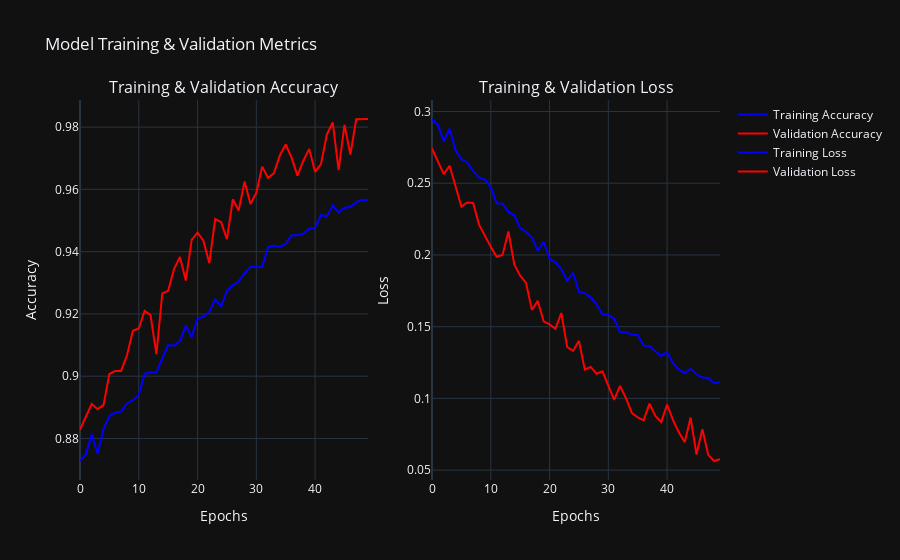

The notebook cell this image was saved under:
### Code cell
import plotly.graph_objects as go
from plotly.subplots import make_subplots
# Assuming history is the object returned from model.fit()

# Create the figure
fig = make_subplots(rows=1, cols=2, subplot_titles=('Training & Validation Accuracy', 'Training & Validation Loss'))

# Accuracy plot
fig.add_trace(
    go.Scatter(x=list(range(len(history.history['accuracy']))), y=history.history['accuracy'], 
               mode='lines', name='Training Accuracy', line=dict(color='blue')),
    row=1, col=1
)

fig.add_trace(
    go.Scatter(x=list(range(len(history.history['val_accuracy']))), y=history.history['val_accuracy'], 
               mode='lines', name='Validation Accuracy', line=dict(color='red')),
    row=1, col=1
)

# Loss plot
fig.add_trace(
    go.Scatter(x=list(range(len(history.history['loss']))), y=history.history['loss'], 
               mode='lines', name='Training Loss', line=dict(color='blue')),
    row=1, col=2
)

fig.add_trace(
    go.Scatter(x=list(range(len(history.history['val_loss']))), y=history.history['val_loss'], 
               mode='lines', name='Validation Loss', line=dict(color='red')),
    row=1, col=2
)

# Update layout for better visual appearance
fig.update_layout(
    title="Model Training & Validation Metrics",
    xaxis_title="Epochs",
    yaxis_title="Accuracy",
    xaxis2_title="Epochs",
    yaxis2_title="Loss",
    showlegend=True,
    template="plotly_dark"
)

# Show the plot
fig.show()

### Figure 1 — Plotly figure (JSON) as saved in the notebook; plotly's stock layout.template omitted (floating-point values rounded to 4 significant figures)
{"data": [{"line": {"color": "blue"}, "mode": "lines", "name": "Training Accuracy", "type": "scatter", "x": [0, 1, 2, 3, 4, 5, 6, 7, 8, 9, 10, 11, 12, 13, 14, 15, 16, 17, 18, 19, 20, 21, 22, 23, 24, 25, 26, 27, 28, 29, 30, 31, 32, 33, 34, 35, 36, 37, 38, 39, 40, 41, 42, 43, 44, 45, 46, 47, 48, 49], "xaxis": "x", "y": [0.8728, 0.875, 0.8813, 0.8751, 0.883, 0.8872, 0.8882, 0.8886, 0.8912, 0.8923, 0.894, 0.9008, 0.9012, 0.9012, 0.9057, 0.91, 0.9099, 0.9112, 0.9162, 0.9126, 0.9184, 0.9191, 0.9206, 0.9248, 0.9223, 0.9274, 0.9292, 0.9305, 0.933, 0.9352, 0.935, 0.9352, 0.9415, 0.942, 0.9416, 0.9425, 0.9452, 0.9453, 0.9458, 0.9473, 0.9477, 0.9518, 0.9513, 0.9548, 0.9526, 0.9541, 0.9544, 0.9559, 0.9566, 0.9565], "yaxis": "y"}, {"line": {"color": "red"}, "mode": "lines", "name": "Validation Accuracy", "type": "scatter", "x": [0, 1, 2, 3, 4, 5, 6, 7, 8, 9, 10, 11, 12, 13, 14, 15, 16, 17, 18, 19, 20, 21, 22, 23, 24, 25, 26, 27, 28, 29, 30, 31, 32, 33, 34, 35, 36, 37, 38, 39, 40, 41, 42, 43, 44, 45, 46, 47, 48, 49], "xaxis": "x", "y": [0.8828, 0.8871, 0.8911, 0.8894, 0.8907, 0.9007, 0.9017, 0.9017, 0.9067, 0.9146, 0.9153, 0.921, 0.9196, 0.9071, 0.9266, 0.9274, 0.9344, 0.9383, 0.9307, 0.9438, 0.9461, 0.9435, 0.9363, 0.9505, 0.9495, 0.944, 0.9568, 0.9532, 0.9625, 0.9553, 0.9589, 0.9673, 0.9637, 0.9652, 0.9709, 0.9744, 0.9702, 0.9644, 0.9692, 0.973, 0.9656, 0.9681, 0.9776, 0.9815, 0.9662, 0.9807, 0.9712, 0.9825, 0.9826, 0.9826], "yaxis": "y"}, {"line": {"color": "blue"}, "mode": "lines", "name": "Training Loss", "type": "scatter", "x": [0, 1, 2, 3, 4, 5, 6, 7, 8, 9, 10, 11, 12, 13, 14, 15, 16, 17, 18, 19, 20, 21, 22, 23, 24, 25, 26, 27, 28, 29, 30, 31, 32, 33, 34, 35, 36, 37, 38, 39, 40, 41, 42, 43, 44, 45, 46, 47, 48, 49], "xaxis": "x2", "y": [0.2948, 0.2905, 0.2793, 0.288, 0.2731, 0.2667, 0.2645, 0.2584, 0.2541, 0.2525, 0.2472, 0.2361, 0.2356, 0.23, 0.2277, 0.2187, 0.2162, 0.2122, 0.2029, 0.2092, 0.1971, 0.1949, 0.1902, 0.182, 0.1876, 0.1743, 0.1734, 0.1704, 0.1656, 0.1584, 0.1585, 0.1554, 0.1462, 0.1462, 0.1446, 0.1443, 0.1368, 0.1364, 0.1328, 0.1296, 0.1322, 0.1245, 0.1201, 0.1177, 0.1207, 0.1168, 0.1145, 0.1142, 0.1106, 0.1112], "yaxis": "y2"}, {"line": {"color": "red"}, "mode": "lines", "name": "Validation Loss", "type": "scatter", "x": [0, 1, 2, 3, 4, 5, 6, 7, 8, 9, 10, 11, 12, 13, 14, 15, 16, 17, 18, 19, 20, 21, 22, 23, 24, 25, 26, 27, 28, 29, 30, 31, 32, 33, 34, 35, 36, 37, 38, 39, 40, 41, 42, 43, 44, 45, 46, 47, 48, 49], "xaxis": "x2", "y": [0.2742, 0.2651, 0.2564, 0.2622, 0.2488, 0.2337, 0.2366, 0.2362, 0.2212, 0.2132, 0.2057, 0.1988, 0.2, 0.2164, 0.1934, 0.1856, 0.1805, 0.1617, 0.168, 0.1538, 0.1516, 0.1485, 0.1595, 0.1358, 0.1331, 0.1401, 0.12, 0.122, 0.1172, 0.1188, 0.1094, 0.09896, 0.1087, 0.1001, 0.08984, 0.08681, 0.0847, 0.09631, 0.08773, 0.0835, 0.09575, 0.08485, 0.07635, 0.06938, 0.08662, 0.06084, 0.07851, 0.06064, 0.05634, 0.05756], "yaxis": "y2"}], "layout": {"annotations": [{"font": {"size": 16}, "showarrow": false, "text": "Training & Validation Accuracy", "x": 0.225, "xanchor": "center", "xref": "paper", "y": 1, "yanchor": "bottom", "yref": "paper"}, {"font": {"size": 16}, "showarrow": false, "text": "Training & Validation Loss", "x": 0.775, "xanchor": "center", "xref": "paper", "y": 1, "yanchor": "bottom", "yref": "paper"}], "showlegend": true, "title": {"text": "Model Training & Validation Metrics"}, "xaxis": {"anchor": "y", "domain": [0, 0.45], "title": {"text": "Epochs"}}, "xaxis2": {"anchor": "y2", "domain": [0.55, 1], "title": {"text": "Epochs"}}, "yaxis": {"anchor": "x", "domain": [0, 1], "title": {"text": "Accuracy"}}, "yaxis2": {"anchor": "x2", "domain": [0, 1], "title": {"text": "Loss"}}}}
